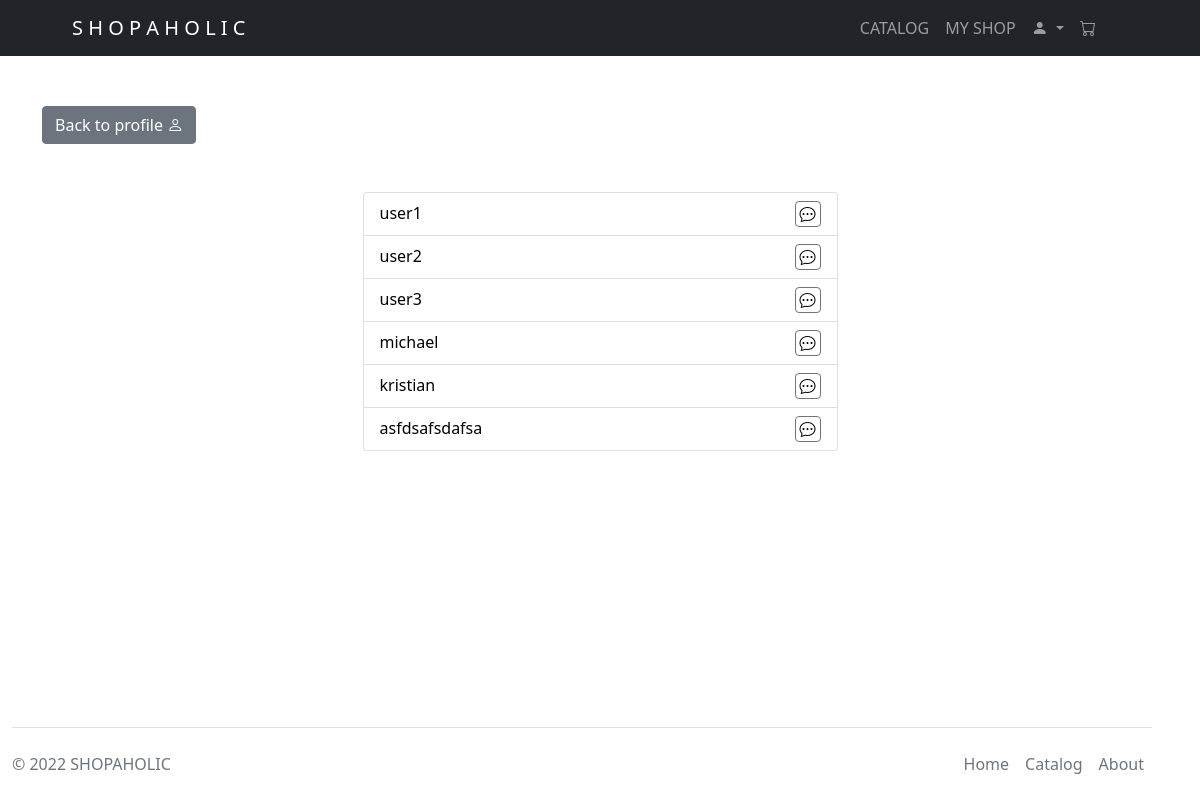
Page /profile/chats (signed in) on the committed database.
### sso/models.py (models this page shows)
class User(AbstractUser):
    TIER = [
        ("T4", "Banned User"),
        ("T3", "Standard User"),
        ("T2", "Member User"),
        ("T1", "Administrator")
    ]
    tier = models.CharField(max_length=2, choices=TIER, default="T3")
    def __str__(self):
        return self.username

### userprofile/views.py (the view)
# urls.py: path("chats", AllChat.as_view(), name="chats"),
@method_decorator([login_required(login_url=LOGIN_URL)], name="dispatch")
class AllChat(TemplateView):
    template_name = "profile/allchat.html"
    def get_context_data(self, **kwargs):
        context = super().get_context_data(**kwargs)
        context["chats"] = []
        for chat in Chat.objects.filter(Q(user1=self.request.user) |
                                        Q(user2=self.request.user)):
            context["chats"].append(chat.serialize(self.request.user))
        return context

### userprofile/models.py (called while the page is built)
    def serialize(self, user):
        return {
            "id": self.id,
            "username": (self.user1 if self.user2 == user else self.user2),
        }

### userprofile/templates/profile/allchat.html (shortened to what this page needs)
{% extends "layout/root.html" %}
{% load static %}
{% block body %}
    <link href="{% static 'userprofile/allchat.css' %}" rel="stylesheet">
    <div class="container chat-container">
        <a href="{% url 'userprofile:profile' username=request.user %}">
            <button class="btn btn-secondary">Back to profile <i class="bi bi-person"></i>
            </button>
            <br>
        </a>
        <ul class="list-group mt-5 row align-items-center d-flex align-items-center">
            {% for chat in chats %}
                <li class="list-group-item col-10 col-md-6 col-lg-5 position-relative d-flex justify-content-between">
                    <a href="{% url 'userprofile:chat' username=chat.username %}" >
                        {{ chat.username }}
                    </a>
                        <a href="{% url 'userprofile:chat' username=chat.username %}" class="btn btn-outline-secondary p-1"><i class="ms-auto bi bi-chat-dots"></i></a>
                </li>
            {% empty %}
                <li class="lead list-group-item">No active chat...</li>
            {% endfor %}
        </ul>
    </div>
{% endblock body %}

### userprofile/static/userprofile/allchat.css (style rules this page uses)
.chat-container a { text-decoration: none; color: black; }

### rows in the picture
User: username "user1"
User: username "user2"
User: username "user3"
User: username "michael"
User: username "kristian"
User: username "asfdsafsdafsa"
